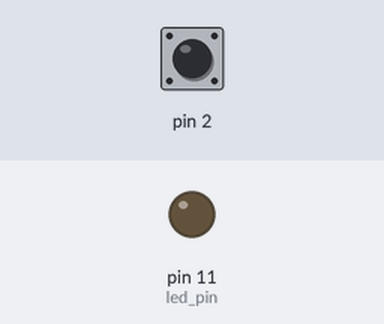
Recording of a sketch running on a simulated Arduino Uno, built with avr-gcc and run on an emulated ATmega328P. Parts: output pins drawn as LEDs (lit = HIGH). The inputs (shaded band) are chosen by the test bench; at power-on: pin 2 HIGH.

Above: at 1.2 s.
1.3 s: pin 2 pulled LOW for 0.15 s
At 2.5 s:
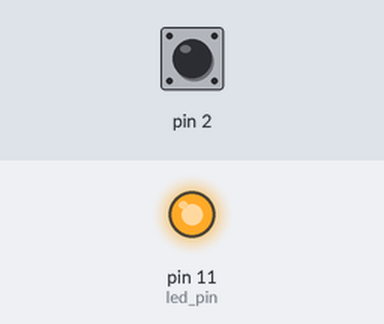
2.9 s: pin 2 pulled LOW for 1 s
At 3.9 s:
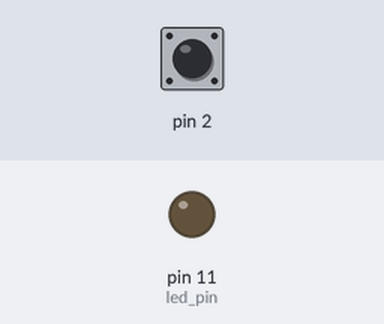
5.4 s: pin 2 pulled LOW for 3.2 s
At 5.8 s:
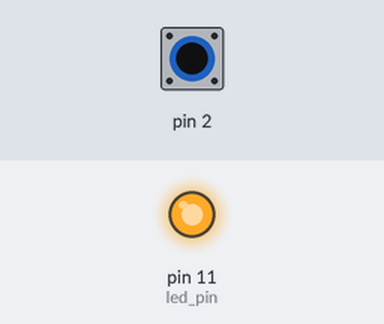
Timing chart, 0 to 8.4 s (numbered marks = the images above; inputs shaded):
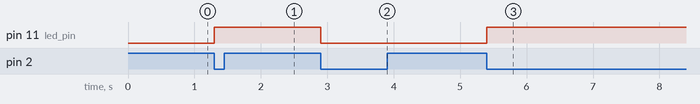

Measured:
- after the input at 1.3 s, pin 11 (led_pin): LOW → HIGH at once
- after the input at 2.9 s, pin 11 (led_pin): HIGH → LOW at once
- after the input at 5.4 s, pin 11 (led_pin): LOW → HIGH at once

The sketch:

ie.ino
```cpp
#define led_pin 11

bool led_pos = false;

void setup() {
  pinMode(led_pin, OUTPUT);
  pinMode(2, INPUT_PULLUP);
  cli();
  EICRA = 0;
  EICRA |= 1 << ISC01;
  EIMSK |= (1<<INT0);
  sei();
}

ISR(INT0_vect){
  led_pos = !led_pos;
}

void loop() {
  digitalWrite(led_pin, led_pos);
}
```
